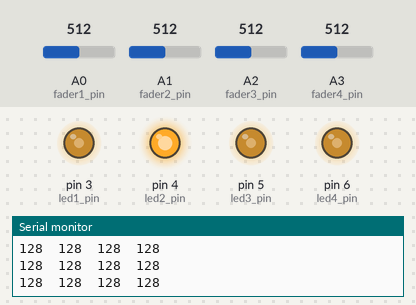
Simulated run of this sketch. Board: Arduino Uno, built with avr-gcc and run on an emulated ATmega328P. Shown: output pins drawn as LEDs (lit = HIGH), the last lines printed to the serial monitor. The inputs (shaded band) are chosen by the test bench; at power-on: A1 (fader2_pin) = 512, A0 (fader1_pin) = 512, A2 (fader3_pin) = 512, A3 (fader4_pin) = 512.

Above: at 1.2 s.
1.3 s: A1 (fader2_pin) set to 503
At 2.5 s:
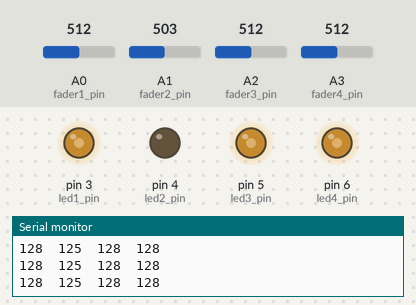
2.8 s: A0 (fader1_pin) set to 716
At 3.8 s:
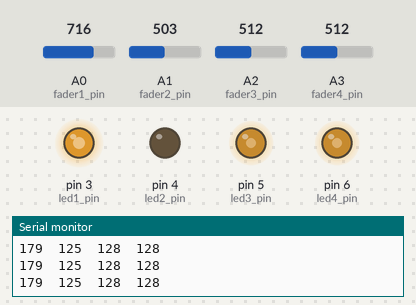
4.3 s: A2 (fader3_pin) set to 716
At 5.5 s:
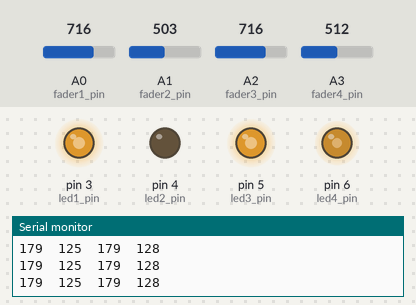
5.8 s: A3 (fader4_pin) set to 716
At 6.8 s:
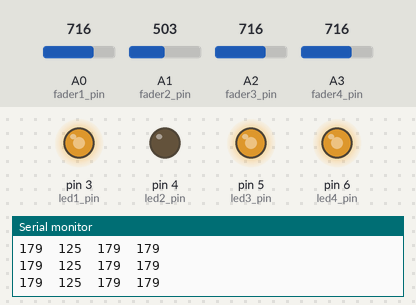
7.3 s: A1 (fader2_pin) set to 716
At 8.1 s:
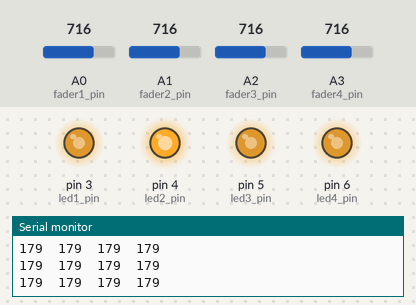
8.8 s: A0 (fader1_pin) set to 30
At 9.3 s:
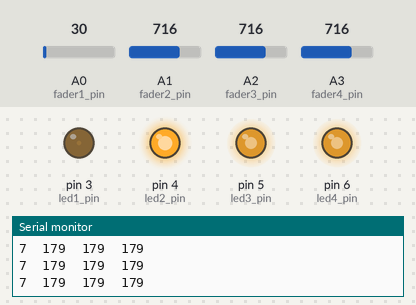
Timing chart, 0 to 11.3 s (numbered marks = the images above; inputs shaded):
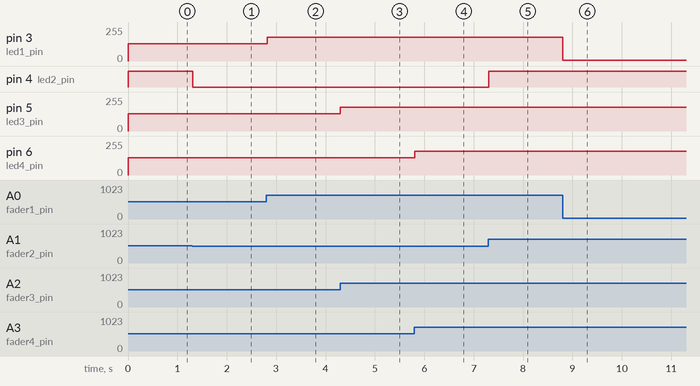

Measured:
- the behaviour switches between 512 and 511 on A1 (fader2_pin) (found by bisection; images 0 and 1)
- after the input at 1.3 s, pin 4 (led2_pin): HIGH → LOW at once
- after the input at 2.8 s, pin 3 (led1_pin): 128/255 → 179/255 at once
- after the input at 4.3 s, pin 5 (led3_pin): 128/255 → 179/255 at once
- after the input at 5.8 s, pin 6 (led4_pin): 128/255 → 179/255 at once
- after the input at 7.3 s, pin 4 (led2_pin): LOW → HIGH at once
- after the input at 8.8 s, pin 3 (led1_pin): 179/255 → 7/255 at once

The sketch:

05_4F.ino
```cpp
int led1_pin = 3;
int led2_pin = 4;
int led3_pin = 5;
int led4_pin = 6;

byte fader1_pin = A0;
byte fader2_pin = A1;
byte fader3_pin = A2;
byte fader4_pin = A3;

int fader1_val, fader2_val ,fader3_val, fader4_val;

void setup() {
  Serial.begin(9600);
  pinMode(led1_pin, OUTPUT);
  pinMode(led2_pin, OUTPUT);
  pinMode(led3_pin, OUTPUT);
  pinMode(led4_pin, OUTPUT);
}

void loop() {

  fader1_val = analogRead(fader1_pin) / 4;
  fader2_val = analogRead(fader2_pin) / 4;
  fader3_val = analogRead(fader3_pin) / 4;
  fader4_val = analogRead(fader4_pin) / 4;

  analogWrite(led1_pin, fader1_val);
  analogWrite(led2_pin, fader2_val);
  analogWrite(led3_pin, fader3_val);
  analogWrite(led4_pin, fader4_val);


  Serial.print(fader1_val);
  Serial.print("\t");
  Serial.print(fader2_val);
  Serial.print("\t");
  Serial.print(fader3_val);
  Serial.print("\t");
  Serial.print(fader4_val);
  Serial.println();

}
```
